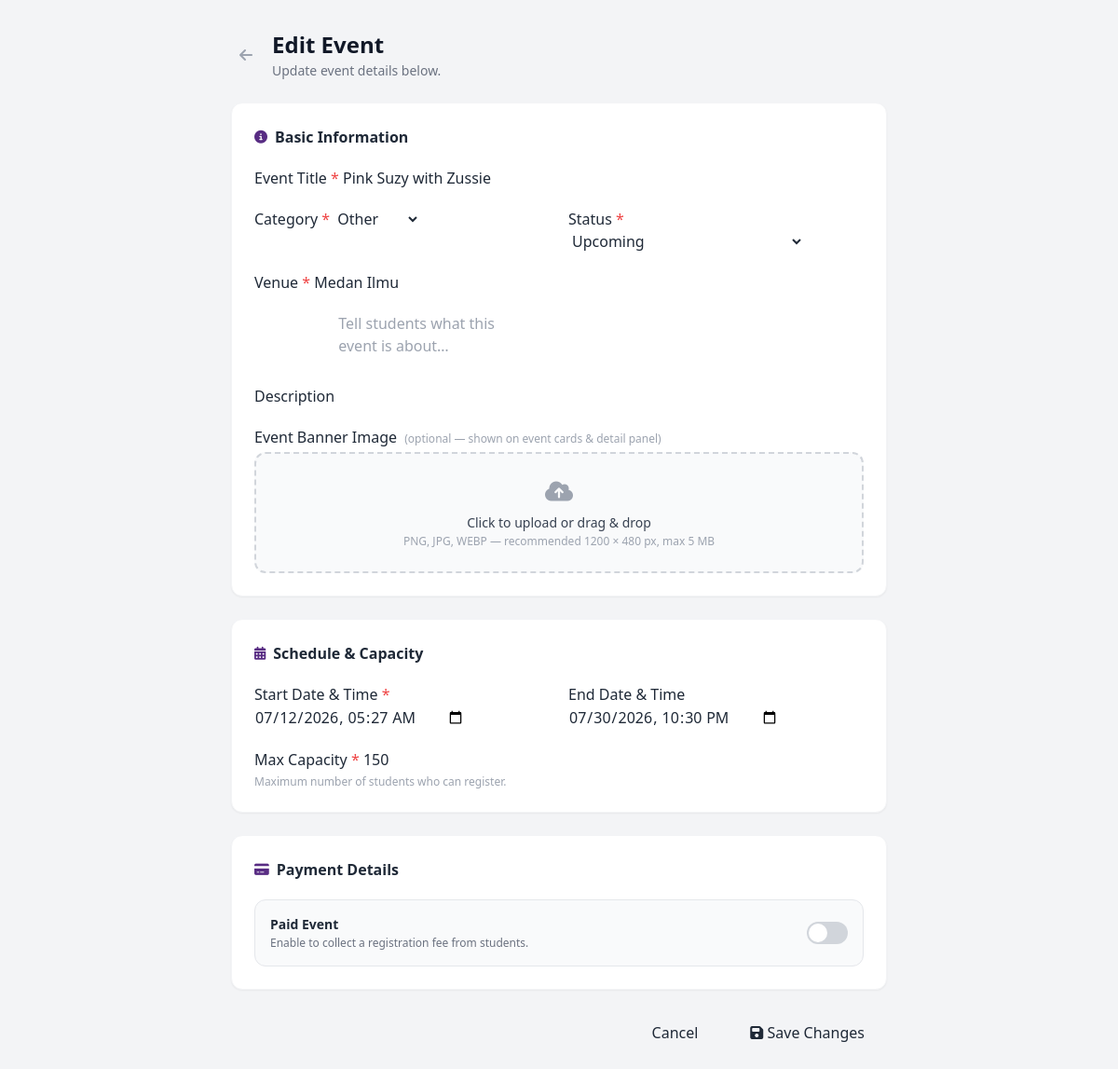
/create_event.php?edit=7 (signed in), run on the app's committed database.
### tables this page shows
CREATE TABLE `events` (
  `id` int(10) UNSIGNED NOT NULL,
  `campus_id` int(10) UNSIGNED DEFAULT NULL,
  `club_id` int(10) UNSIGNED DEFAULT NULL,
  `created_by` int(10) UNSIGNED DEFAULT NULL,
  `title` varchar(200) NOT NULL,
  `venue` varchar(200) DEFAULT NULL,
  `category` enum('Academic','Cultural','Sports','Other') NOT NULL DEFAULT 'Other',
  `status` enum('upcoming','open','under_review','closed','cancelled','archived') NOT NULL DEFAULT 'upcoming',
  `capacity` int(10) UNSIGNED NOT NULL DEFAULT 0,
  `registration_fee` decimal(8,2) NOT NULL DEFAULT 0.00,
  `registered_count` int(10) UNSIGNED NOT NULL DEFAULT 0,
  `start_date` datetime DEFAULT NULL,
  `end_date` datetime DEFAULT NULL,
  `description` text DEFAULT NULL,
  `image_url` varchar(500) DEFAULT NULL,
  `created_at` datetime NOT NULL DEFAULT current_timestamp(),
  `updated_at` datetime NOT NULL DEFAULT current_timestamp() ON UPDATE current_timestamp(),
  `is_paid` tinyint(1) NOT NULL DEFAULT 0,
  `fee_amount` decimal(8,2) DEFAULT NULL,
  `payment_method` varchar(50) DEFAULT NULL,
  `payment_details` text DEFAULT NULL,
  `payment_deadline` datetime DEFAULT NULL
);

### config.php (called while the page is built, shortened)
<?php
function db(): PDO {
    static $pdo = null;
    if ($pdo === null) {
        $dsn = 'mysql:host=' . DB_HOST . ';dbname=' . DB_NAME . ';charset=' . DB_CHARSET;
        try {
            $pdo = new PDO($dsn, DB_USER, DB_PASS, [
                PDO::ATTR_ERRMODE            => PDO::ERRMODE_EXCEPTION,
                PDO::ATTR_DEFAULT_FETCH_MODE => PDO::FETCH_ASSOC,
                PDO::ATTR_EMULATE_PREPARES   => false,
            ]);
        } catch (PDOException $e) {
            die(json_encode(['error' => 'Database connection failed: ' . $e->getMessage()]));
        }
    }
    return $pdo;
}
?>

### create_event.php (the view, shortened to what this page needs)
<?php
require_once '../config.php';
$pageTitle  = 'Create Event';
$adminId    = $_SESSION['admin_id'];
$editId = (int)($_GET['edit'] ?? 0);
$event  = null;
if ($editId) {
    $stmt = db()->prepare("SELECT * FROM events WHERE id=? AND created_by=?");
    $stmt->execute([$editId, $adminId]);
    $event = $stmt->fetch();
    $pageTitle  = 'Edit Event';
}
$cats = ['Academic','Cultural','Sports','Other'];
?>
<!DOCTYPE html>
<html lang="en">
<head>
<script src="https://cdn.tailwindcss.com"></script>
<link rel="stylesheet" href="https://cdnjs.cloudflare.com/ajax/libs/font-awesome/6.4.0/css/all.min.css">
</head>
<body class="bg-gray-100 font-sans text-gray-800 flex h-screen overflow-hidden">
<div class="flex-1 flex flex-col h-full overflow-y-auto">
<main class="p-6 md:p-8 max-w-3xl w-full mx-auto space-y-6">
  <div class="flex items-center gap-3">
    <a href="my_events.php" class="text-gray-400 hover:text-gray-700 transition-colors w-8 h-8 flex items-center justify-center rounded-lg hover:bg-gray-100">
      <i class="fas fa-arrow-left"></i>
    </a>
    <div>
      <h1 class="text-2xl font-bold text-gray-900"><?= $pageTitle ?></h1>
      <p class="text-sm text-gray-500 mt-0.5"><?= $editId ? 'Update event details below.' : 'Fill in the details to create a new event.' ?></p>
    </div>
  </div>
  <form method="POST" enctype="multipart/form-data" class="space-y-6">
    <div class="bg-white rounded-xl shadow-sm border border-gray-100 p-6 space-y-5">
      <h2 class="font-bold text-gray-800 flex items-center gap-2">
        <i class="fas fa-circle-info text-sm" style="color:#582C83;"></i> Basic Information
      </h2>
      <div>
        <label class="form-label" for="title">Event Title <span class="text-red-500">*</span></label>
        <input type="text" id="title" name="title" class="form-input"
               placeholder="e.g. Majlis Anugerah Kecemerlangan 2026"
               value="<?= htmlspecialchars($event['title'] ?? ($_POST['title'] ?? '')) ?>"
               maxlength="200" required>
      </div>
      <div class="grid grid-cols-1 sm:grid-cols-2 gap-5">
        <div>
          <label class="form-label" for="category">Category <span class="text-red-500">*</span></label>
          <select id="category" name="category" class="form-input bg-white">
            <?php foreach ($cats as $c): ?>
              <option value="<?= $c ?>" <?= ($event['category']??($_POST['category']??''))===$c?'selected':'' ?>><?= $c ?></option>
            <?php endforeach; ?>
          </select>
        </div>
        <div>
          <label class="form-label" for="status">Status <span class="text-red-500">*</span></label>
          <select id="status" name="status" class="form-input bg-white">
            <option value="upcoming" <?= ($event['status']??'upcoming')==='upcoming'?'selected':'' ?>>Upcoming</option>
          </select>
        </div>
      </div>
      <div>
        <label class="form-label" for="venue">Venue <span class="text-red-500">*</span></label>
        <input type="text" id="venue" name="venue" class="form-input"
               placeholder="e.g. Dewan Seri Budiman, UiTM Machang"
               value="<?= htmlspecialchars($event['venue'] ?? ($_POST['venue'] ?? '')) ?>"
               maxlength="200" required>
      </div>
      <div>
        <label class="form-label" for="description">Description</label>
        <textarea id="description" name="description" rows="4" class="form-input resize-none"
                  placeholder="Tell students what this event is about…"><?= htmlspecialchars($event['description'] ?? ($_POST['description'] ?? '')) ?></textarea>
      </div>
      <div>
        <label class="form-label">
          Event Banner Image
          <span class="text-gray-400 font-normal text-xs ml-1">(optional — shown on event cards &amp; detail panel)</span>
        </label>
        <div id="dropZone"
             class="mt-1 relative flex flex-col items-center justify-center gap-2 rounded-xl border-2 border-dashed border-gray-300 bg-gray-50 hover:border-purple-400 hover:bg-purple-50 transition-colors cursor-pointer p-6 text-center"
             onclick="document.getElementById('bannerFile').click()"
             ondragover="handleDragOver(event)"
             ondragleave="handleDragLeave(event)"
             ondrop="handleDrop(event)">
          <i class="fas fa-cloud-arrow-up text-2xl text-gray-400" id="dropIcon"></i>
          <div>
            <p class="text-sm font-medium text-gray-700">Click to upload or drag &amp; drop</p>
            <p class="text-xs text-gray-400 mt-0.5">PNG, JPG, WEBP — recommended 1200 × 480 px, max 5 MB</p>
          </div>
        </div>
      </div>
    </div>
    <div class="bg-white rounded-xl shadow-sm border border-gray-100 p-6 space-y-5">
      <h2 class="font-bold text-gray-800 flex items-center gap-2">
        <i class="fas fa-calendar-days text-sm" style="color:#582C83;"></i> Schedule & Capacity
      </h2>
      <div class="grid grid-cols-1 sm:grid-cols-2 gap-5">
        <div>
          <label class="form-label" for="start_date">Start Date & Time <span class="text-red-500">*</span></label>
          <input type="datetime-local" id="start_date" name="start_date" class="form-input"
                 value="<?= $event ? date('Y-m-d\TH:i', strtotime($event['start_date'])) : ($_POST['start_date'] ?? '') ?>"
                 required>
        </div>
        <div>
          <label class="form-label" for="end_date">End Date & Time</label>
          <input type="datetime-local" id="end_date" name="end_date" class="form-input"
                 value="<?= $event && $event['end_date'] ? date('Y-m-d\TH:i', strtotime($event['end_date'])) : ($_POST['end_date'] ?? '') ?>">
        </div>
      </div>
      <div>
        <label class="form-label" for="capacity">Max Capacity <span class="text-red-500">*</span></label>
        <input type="number" id="capacity" name="capacity" class="form-input"
               placeholder="e.g. 200"
               value="<?= htmlspecialchars($event['capacity'] ?? ($_POST['capacity'] ?? '')) ?>"
               min="1" max="5000" required>
        <p class="text-xs text-gray-400 mt-1">Maximum number of students who can register.</p>
      </div>
    </div>
    <div class="bg-white rounded-xl shadow-sm border border-gray-100 p-6 space-y-5">
      <h2 class="font-bold text-gray-800 flex items-center gap-2">
        <i class="fas fa-credit-card text-sm" style="color:#582C83;"></i> Payment Details
      </h2>
      <div class="flex items-center justify-between p-4 rounded-xl bg-gray-50 border border-gray-200">
        <div>
          <p class="text-sm font-semibold text-gray-800">Paid Event</p>
          <p class="text-xs text-gray-500 mt-0.5">Enable to collect a registration fee from students.</p>
        </div>
        <label class="relative inline-flex items-center cursor-pointer">
          <div class="w-11 h-6 bg-gray-300 peer-focus:outline-none rounded-full peer peer-checked:bg-purple-600 after:content-[''] after:absolute after:top-[2px] after:left-[2px] after:bg-white after:rounded-full after:h-5 after:w-5 after:transition-all peer-checked:after:translate-x-full"></div>
        </label>
      </div>
    </div>
    <div class="flex items-center justify-end gap-3 pb-6">
      <a href="my_events.php" class="btn-secondary py-2.5 px-5">Cancel</a>
      <button type="submit" class="btn-primary py-2.5 px-6">
        <i class="fas <?= $editId ? 'fa-floppy-disk' : 'fa-plus-circle' ?>"></i>
        <?= $editId ? 'Save Changes' : 'Create Event' ?>
      </button>
    </div>
  </form>
</main>
</div>
</body>
</html>

### data on the page
events: title "Pink Suzy with Zussie", category "Other", status "Upcoming", venue "Medan Ilmu", start_date "07/12/2026 05:27", end_date "07/30/2026 22:30", capacity "150"

### other printed values
$pageTitle "Edit Event"
